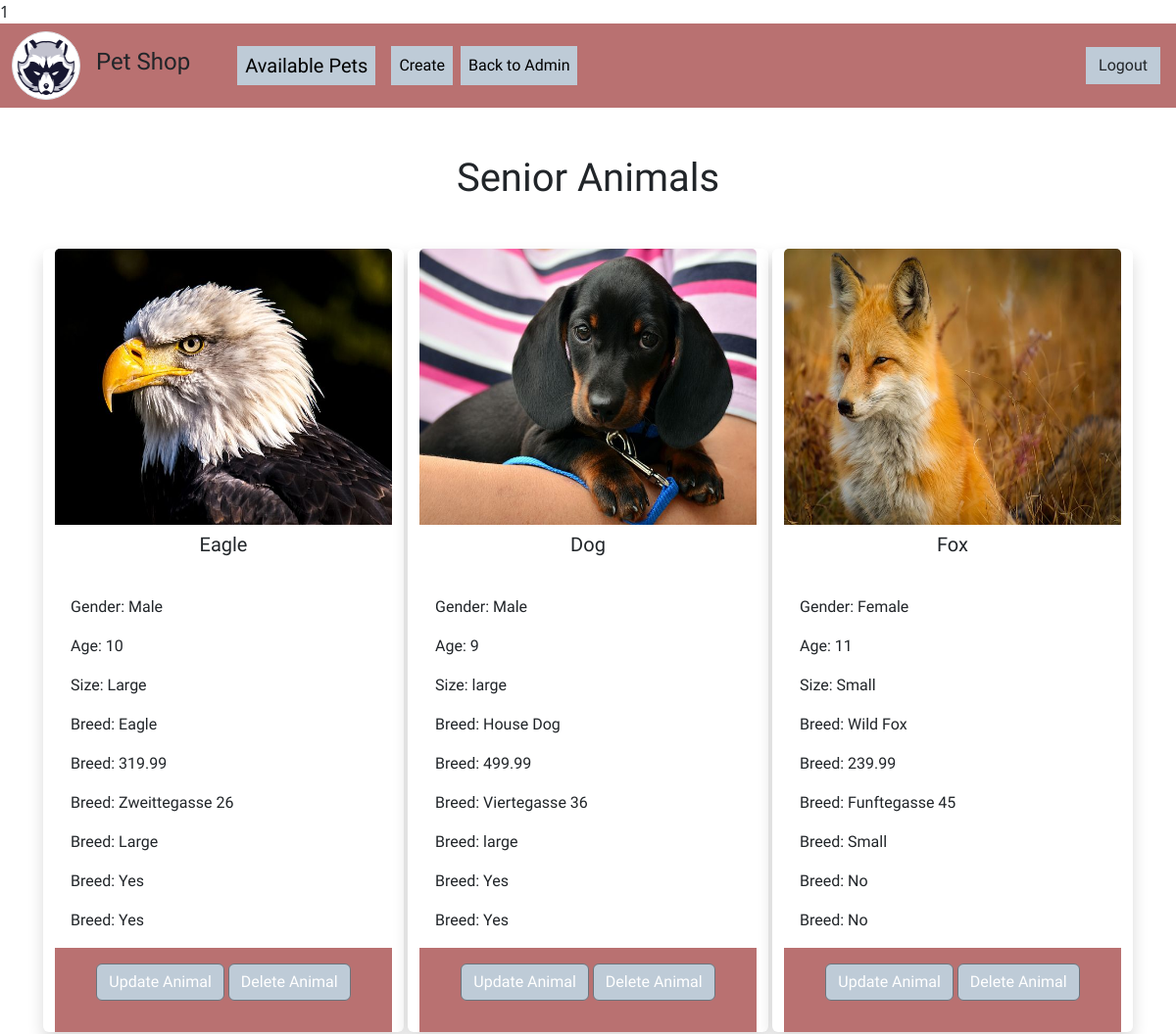
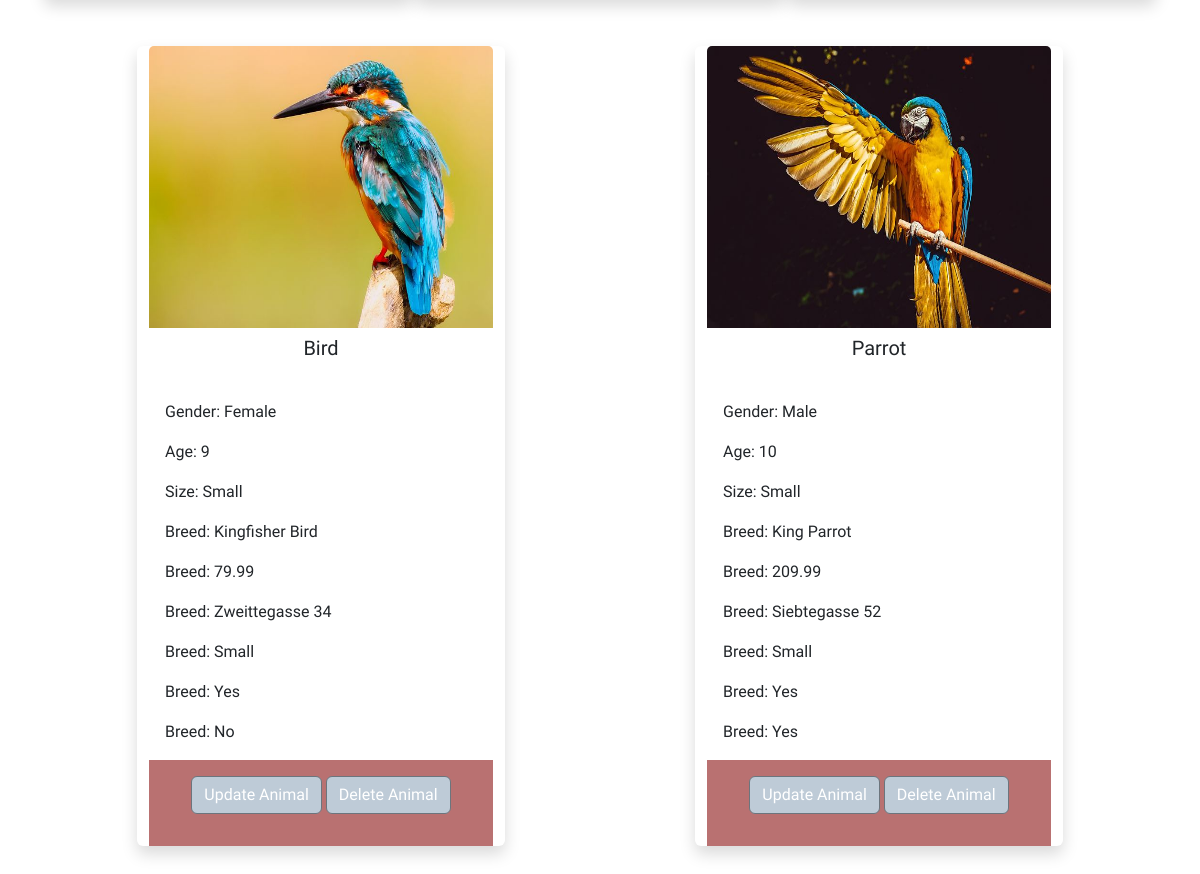
Screenshot of /products/senior.php (signed in) with the database file from the repository (2 pictures, top to bottom).
### tables this page shows
CREATE TABLE `animal` (
  `id` int(11) NOT NULL,
  `first_name` varchar(255) NOT NULL,
  `address` varchar(255) NOT NULL,
  `age` int(11) NOT NULL,
  `breed` varchar(255) NOT NULL,
  `size` varchar(255) NOT NULL,
  `gender` varchar(255) NOT NULL,
  `vaccine` varchar(255) NOT NULL,
  `pedigree` varchar(255) NOT NULL,
  `price` decimal(5,2) NOT NULL,
  `image` varchar(255) NOT NULL
);

### products/senior.php (the view, shortened to what this page needs)
<?php
require_once "../components/db_connect.php";
$sql = "SELECT * FROM animal WHERE age > 8";
$result = mysqli_query($connect, $sql);
$card = "";
if(mysqli_num_rows($result) > 0){
    while($animal = mysqli_fetch_assoc($result)){
    $card .= "
    <div class='card mb-5 shadow' style='width: 23rem; margin:0 auto; border:none; height: 50rem'>
        <img src='../pictures/{$animal['image']}' class='card-img-top' alt='{$animal['first_name']}' style='width:100%; height: 550px;'>
        <figcaption class='text-center card-title py-2'><h5>{$animal['first_name']}</h5></figcaption>
        <div class='card-body'>
        <p class='card-text'>Gender: {$animal['gender']}</p>
        <p class='card-text'>Age: {$animal['age']}</p>
        <p class='card-text'>Size: {$animal['size']}</p>
        <p class='card-text'>Breed: {$animal['breed']}</p>
        <p class='card-text'>Breed: {$animal['price']}</p>
        <p class='card-text'>Breed: {$animal['address']}</p>
        <p class='card-text'>Breed: {$animal['size']}</p>
        <p class='card-text'>Breed: {$animal['vaccine']}</p>
        <p class='card-text'>Breed: {$animal['pedigree']}</p>
        </div>
        <div class='btns py-3 text-center'>
        <a href='update.php?id={$animal['id']}' class='btn btn-secondary btnss mb-3'>Update Animal</a>
        <a href='delete.php?id={$animal['id']}' class='btn btn-secondary btnss mb-3'>Delete Animal</a>
        </div>
        </div>
    ";
    }
} else {
    $card .= "<div>No data Available</div>";
}
?>
<!DOCTYPE html>
<html lang="en">
<head>
    <?= require_once "../components/boot.php"; ?>
</head>
<body>
<nav class="navbar navbar-expand-lg">
  <div class="container-fluid">
    <img src="../pictures/logo.jpg" class="img-thumbnail rounded-circle" alt="logo">
    <h4 class="ms-3">Pet Shop</h4>
    <a class="navbar-brand ms-5 px-2 btnsss" href="index.php">Available Pets</a>
    <div class="collapse navbar-collapse" id="navbarNav">
      <ul class="navbar-nav">
        <li class="nav-item">
          <a class="nav-link active btnsss me-2" aria-current="page" href="create.php">Create</a>
        </li>
        <li class="nav-item">
          <a class="nav-link active btnsss" href="../dashboard.php">Back to Admin</a>
        </li>
      </ul>
    </div>
  </div>
  <a class="nav-link active me-3 btnss" href="../logout.php?logout"><button class="btn">Logout</button></a>
</nav>
<main>
<h1 class="text-center mt-5">Senior Animals</h1>
<div class='mt-5 container animals row row-cols-lg-3 row-cols-md-2 row-cols-sm-1' style="margin: 0 auto;">
<?= ($card)??""; ?>
</div>
</main>
</body>
</html>

### products/senior.php (style rules this page uses)
* { font-family: 'Lily Script One', cursive; }
nav { background-color: rgba(178, 98, 98, 0.9); }
.img-thumbnail { width: 70px !important; height: 70px !important; }
.btnsss { background-color: #becbd7 ; }
.btns { background-color: rgba(178, 98, 98, 0.9); }
.btnss { background-color: #becbd7; }

### rows the page displays
animal: image (picture), first_name "Eagle", gender "Male", age "10", size "Large", breed "Eagle", price "319.99", address "Zweittegasse 26", vaccine "Yes", pedigree "Yes"
animal: image (picture), first_name "Dog", gender "Male", age "9", size "large", breed "House Dog", price "499.99", address "Viertegasse 36", vaccine "Yes", pedigree "Yes"
animal: image (picture), first_name "Fox", gender "Female", age "11", size "Small", breed "Wild Fox", price "239.99", address "Funftegasse 45", vaccine "No", pedigree "No"
animal: image (picture), first_name "Bird", gender "Female", age "9", size "Small", breed "Kingfisher Bird", price "79.99", address "Zweittegasse 34", vaccine "Yes", pedigree "No"
animal: image (picture), first_name "Parrot", gender "Male", age "10", size "Small", breed "King Parrot", price "209.99", address "Siebtegasse 52", vaccine "Yes", pedigree "Yes"
